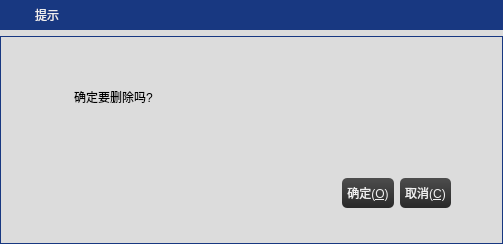
<?xml version="1.0" encoding="UTF-8"?>
<ui version="4.0">
 <class>frmMessageBox</class>
 <widget class="QDialog" name="frmMessageBox">
  <property name="geometry">
   <rect>
    <x>0</x>
    <y>0</y>
    <width>503</width>
    <height>244</height>
   </rect>
  </property>
  <property name="windowTitle">
   <string>提示</string>
  </property>
  <property name="styleSheet">
   <string notr="true">QWidget
{
     background-color: #DCDCDC;
     padding: 1px;
     border-radius: 0px;
     opacity: 0;
}

QWidget#widget_title{
	background: qlineargradient(spread:pad, x1:0, y1:0, x2:0, y2:1, stop:0 #183881, stop:1 #183881);
}

QLabel#lab_Ico,QLabel#lab_Title{
	border-radius:0px;
	color: #F0F0F0;
	background-color:rgba(0,0,0,0);
	border-style:none;
}

.QGroupBox{
	border: 1px solid #183881;
	border-radius: 0px;
}

.QPushButton{
	border-style: none;
	border: 0px;
	color: #F0F0F0;
	padding: 5px;	
	min-height: 20px;
	border-radius:5px;
	background: qlineargradient(spread:pad, x1:0, y1:0, x2:0, y2:1, stop:0 #4D4D4D, stop:1 #292929); 
}

QPushButton#btnMenu_Close{
	border-style: none;
	border: 0px;
	color: #F0F0F0;
	padding: 5px;	
	min-height: 20px;
	border-radius:0px;
	background: qlineargradient(spread:pad, x1:0, y1:0, x2:0, y2:1, stop:0 #183881, stop:1 #183881); 
}


.QPushButton:hover{ 
	background: qlineargradient(spread:pad, x1:0, y1:0, x2:0, y2:1, stop:0 #636363, stop:1 #575757);
}

.QPushButton:pressed{ 
	background: qlineargradient(spread:pad, x1:0, y1:0, x2:0, y2:1, stop:0 #4D4D4D, stop:1 #292929);
}


QPushButton#btnMenu_Close:hover{
	background-color: qlineargradient(spread:pad, x1:0, y1:1, x2:0, y2:0, stop:0 rgba(238, 0, 0, 128), stop:1 rgba(238, 44, 44, 255));
}

</string>
  </property>
  <layout class="QGridLayout" name="gridLayout">
   <property name="leftMargin">
    <number>0</number>
   </property>
   <property name="topMargin">
    <number>0</number>
   </property>
   <property name="rightMargin">
    <number>0</number>
   </property>
   <property name="bottomMargin">
    <number>0</number>
   </property>
   <item row="0" column="0">
    <widget class="QWidget" name="widget_title" native="true">
     <property name="sizePolicy">
      <sizepolicy hsizetype="Preferred" vsizetype="Fixed">
       <horstretch>0</horstretch>
       <verstretch>0</verstretch>
      </sizepolicy>
     </property>
     <property name="minimumSize">
      <size>
       <width>100</width>
       <height>28</height>
      </size>
     </property>
     <layout class="QHBoxLayout" name="horizontalLayout_2">
      <property name="spacing">
       <number>0</number>
      </property>
      <property name="leftMargin">
       <number>0</number>
      </property>
      <property name="topMargin">
       <number>0</number>
      </property>
      <property name="rightMargin">
       <number>0</number>
      </property>
      <property name="bottomMargin">
       <number>0</number>
      </property>
      <item>
       <widget class="QLabel" name="lab_Ico">
        <property name="sizePolicy">
         <sizepolicy hsizetype="Minimum" vsizetype="Preferred">
          <horstretch>0</horstretch>
          <verstretch>0</verstretch>
         </sizepolicy>
        </property>
        <property name="minimumSize">
         <size>
          <width>31</width>
          <height>0</height>
         </size>
        </property>
        <property name="text">
         <string/>
        </property>
        <property name="alignment">
         <set>Qt::AlignCenter</set>
        </property>
       </widget>
      </item>
      <item>
       <widget class="QLabel" name="lab_Title">
        <property name="sizePolicy">
         <sizepolicy hsizetype="Expanding" vsizetype="Preferred">
          <horstretch>0</horstretch>
          <verstretch>0</verstretch>
         </sizepolicy>
        </property>
        <property name="styleSheet">
         <string notr="true">font: 10pt &quot;微软雅黑&quot;;</string>
        </property>
        <property name="text">
         <string>提示</string>
        </property>
        <property name="alignment">
         <set>Qt::AlignLeading|Qt::AlignLeft|Qt::AlignVCenter</set>
        </property>
       </widget>
      </item>
      <item>
       <widget class="QWidget" name="widget_menu" native="true">
        <property name="sizePolicy">
         <sizepolicy hsizetype="Minimum" vsizetype="Preferred">
          <horstretch>0</horstretch>
          <verstretch>0</verstretch>
         </sizepolicy>
        </property>
        <layout class="QHBoxLayout" name="horizontalLayout">
         <property name="spacing">
          <number>0</number>
         </property>
         <property name="leftMargin">
          <number>0</number>
         </property>
         <property name="topMargin">
          <number>0</number>
         </property>
         <property name="rightMargin">
          <number>0</number>
         </property>
         <property name="bottomMargin">
          <number>0</number>
         </property>
         <item>
          <widget class="QPushButton" name="btnMenu_Close">
           <property name="sizePolicy">
            <sizepolicy hsizetype="Minimum" vsizetype="Expanding">
             <horstretch>0</horstretch>
             <verstretch>0</verstretch>
            </sizepolicy>
           </property>
           <property name="minimumSize">
            <size>
             <width>40</width>
             <height>30</height>
            </size>
           </property>
           <property name="cursor">
            <cursorShape>ArrowCursor</cursorShape>
           </property>
           <property name="focusPolicy">
            <enum>Qt::NoFocus</enum>
           </property>
           <property name="toolTip">
            <string>关闭</string>
           </property>
           <property name="text">
            <string/>
           </property>
           <property name="flat">
            <bool>true</bool>
           </property>
          </widget>
         </item>
        </layout>
       </widget>
      </item>
     </layout>
    </widget>
   </item>
   <item row="1" column="0">
    <widget class="QWidget" name="widget_main" native="true">
     <property name="styleSheet">
      <string notr="true">font: 11pt &quot;微软雅黑&quot;;</string>
     </property>
     <layout class="QVBoxLayout" name="verticalLayout_2">
      <property name="spacing">
       <number>0</number>
      </property>
      <property name="leftMargin">
       <number>0</number>
      </property>
      <property name="topMargin">
       <number>0</number>
      </property>
      <property name="rightMargin">
       <number>0</number>
      </property>
      <property name="bottomMargin">
       <number>0</number>
      </property>
      <item>
       <widget class="QGroupBox" name="groupBox">
        <property name="title">
         <string/>
        </property>
        <widget class="QLabel" name="labIcoMain">
         <property name="geometry">
          <rect>
           <x>10</x>
           <y>40</y>
           <width>45</width>
           <height>45</height>
          </rect>
         </property>
         <property name="styleSheet">
          <string notr="true">border-image: url(:/img/images/info.png);</string>
         </property>
         <property name="text">
          <string/>
         </property>
        </widget>
        <widget class="QLabel" name="labInfo">
         <property name="geometry">
          <rect>
           <x>70</x>
           <y>10</y>
           <width>381</width>
           <height>101</height>
          </rect>
         </property>
         <property name="text">
          <string>确定要删除吗?</string>
         </property>
         <property name="scaledContents">
          <bool>false</bool>
         </property>
         <property name="alignment">
          <set>Qt::AlignLeading|Qt::AlignLeft|Qt::AlignVCenter</set>
         </property>
         <property name="wordWrap">
          <bool>true</bool>
         </property>
        </widget>
        <widget class="QWidget" name="layoutWidget">
         <property name="geometry">
          <rect>
           <x>180</x>
           <y>140</y>
           <width>271</width>
           <height>34</height>
          </rect>
         </property>
         <layout class="QHBoxLayout" name="horizontalLayout_3">
          <item>
           <spacer name="horizontalSpacer">
            <property name="orientation">
             <enum>Qt::Horizontal</enum>
            </property>
            <property name="sizeHint" stdset="0">
             <size>
              <width>40</width>
              <height>20</height>
             </size>
            </property>
           </spacer>
          </item>
          <item>
           <widget class="QPushButton" name="btnOk">
            <property name="cursor">
             <cursorShape>PointingHandCursor</cursorShape>
            </property>
            <property name="focusPolicy">
             <enum>Qt::StrongFocus</enum>
            </property>
            <property name="styleSheet">
             <string notr="true"/>
            </property>
            <property name="text">
             <string>确定(&amp;O)</string>
            </property>
            <property name="icon">
             <iconset>
              <normaloff>:/image/update.png</normaloff>:/image/update.png</iconset>
            </property>
            <property name="iconSize">
             <size>
              <width>20</width>
              <height>20</height>
             </size>
            </property>
           </widget>
          </item>
          <item>
           <widget class="QPushButton" name="btnCancel">
            <property name="cursor">
             <cursorShape>PointingHandCursor</cursorShape>
            </property>
            <property name="focusPolicy">
             <enum>Qt::StrongFocus</enum>
            </property>
            <property name="styleSheet">
             <string notr="true"/>
            </property>
            <property name="text">
             <string>取消(&amp;C)</string>
            </property>
            <property name="icon">
             <iconset>
              <normaloff>:/image/close.png</normaloff>:/image/close.png</iconset>
            </property>
            <property name="iconSize">
             <size>
              <width>20</width>
              <height>20</height>
             </size>
            </property>
           </widget>
          </item>
         </layout>
        </widget>
       </widget>
      </item>
     </layout>
    </widget>
   </item>
  </layout>
 </widget>
 <resources/>
 <connections/>
</ui>
